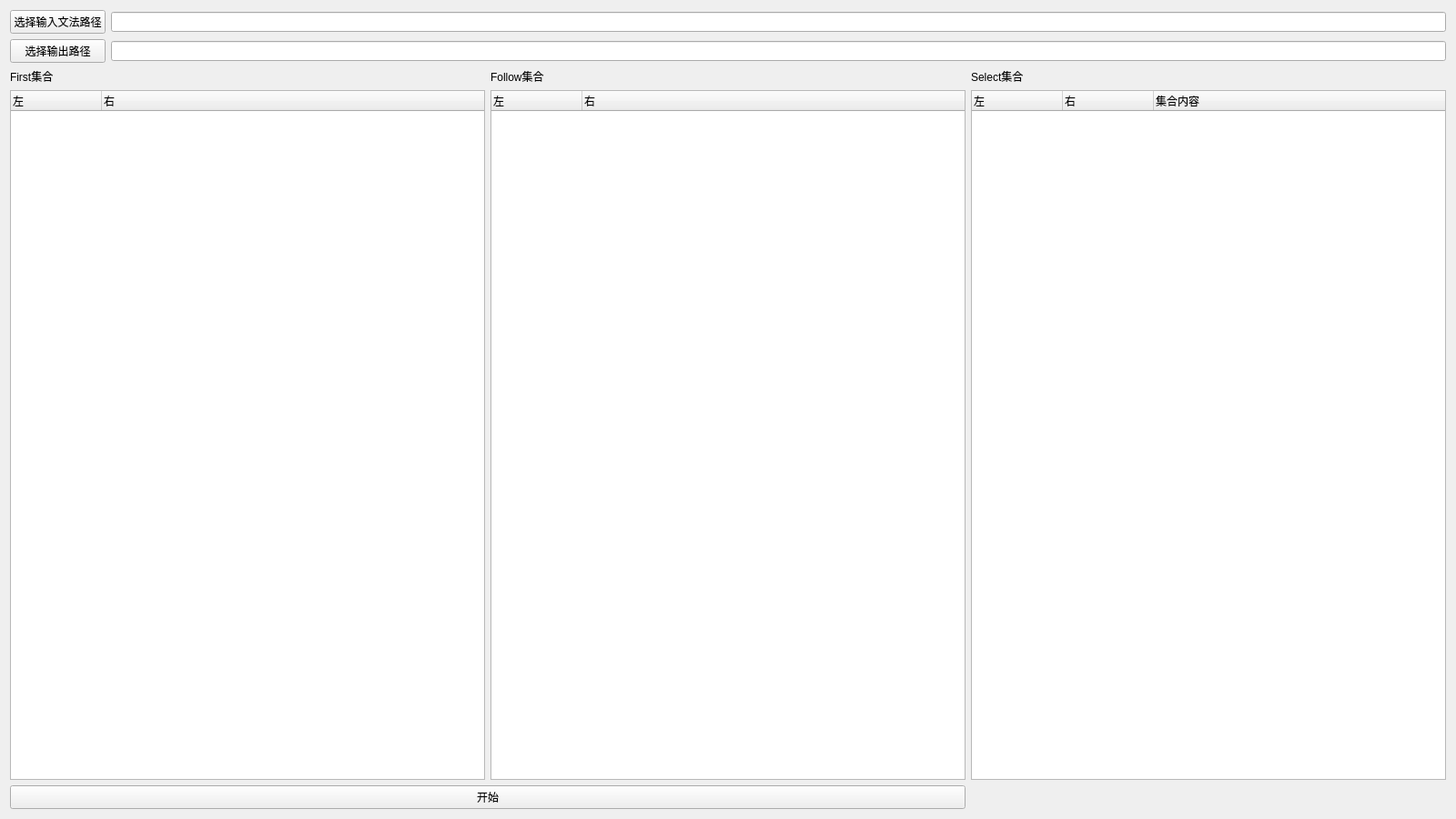
<?xml version="1.0" encoding="UTF-8"?>
<ui version="4.0">
 <class>GrammarGUI</class>
 <widget class="QWidget" name="GrammarGUI">
  <property name="geometry">
   <rect>
    <x>0</x>
    <y>0</y>
    <width>1600</width>
    <height>900</height>
   </rect>
  </property>
  <property name="windowTitle">
   <string>GrammarGUI</string>
  </property>
  <layout class="QGridLayout" name="gridLayout_2">
   <item row="1" column="1">
    <widget class="QLabel" name="followLabel">
     <property name="text">
      <string>Follow集合</string>
     </property>
    </widget>
   </item>
   <item row="2" column="1">
    <widget class="QTreeWidget" name="followTreeWidget">
     <property name="animated">
      <bool>true</bool>
     </property>
     <column>
      <property name="text">
       <string>左</string>
      </property>
     </column>
     <column>
      <property name="text">
       <string>右</string>
      </property>
     </column>
    </widget>
   </item>
   <item row="2" column="0">
    <widget class="QTreeWidget" name="firstTreeWidget">
     <property name="animated">
      <bool>true</bool>
     </property>
     <column>
      <property name="text">
       <string>左</string>
      </property>
     </column>
     <column>
      <property name="text">
       <string>右</string>
      </property>
     </column>
    </widget>
   </item>
   <item row="1" column="0">
    <widget class="QLabel" name="firstLabel">
     <property name="text">
      <string>First集合</string>
     </property>
    </widget>
   </item>
   <item row="3" column="0" colspan="2">
    <widget class="QPushButton" name="startPushButton">
     <property name="text">
      <string>开始</string>
     </property>
    </widget>
   </item>
   <item row="2" column="2">
    <widget class="QTreeWidget" name="selectTreeWidget">
     <column>
      <property name="text">
       <string>左</string>
      </property>
     </column>
     <column>
      <property name="text">
       <string>右</string>
      </property>
     </column>
     <column>
      <property name="text">
       <string>集合内容</string>
      </property>
     </column>
    </widget>
   </item>
   <item row="1" column="2">
    <widget class="QLabel" name="selectLabel">
     <property name="text">
      <string>Select集合</string>
     </property>
    </widget>
   </item>
   <item row="0" column="0" colspan="3">
    <layout class="QGridLayout" name="gridLayout">
     <item row="0" column="0">
      <widget class="QPushButton" name="inputPushButton">
       <property name="text">
        <string>选择输入文法路径</string>
       </property>
      </widget>
     </item>
     <item row="0" column="1">
      <widget class="QLineEdit" name="inputLineEdit">
       <property name="readOnly">
        <bool>true</bool>
       </property>
      </widget>
     </item>
     <item row="1" column="0">
      <widget class="QPushButton" name="outputPushButton">
       <property name="text">
        <string>选择输出路径</string>
       </property>
      </widget>
     </item>
     <item row="1" column="1">
      <widget class="QLineEdit" name="outputLineEdit">
       <property name="readOnly">
        <bool>true</bool>
       </property>
      </widget>
     </item>
    </layout>
   </item>
  </layout>
 </widget>
 <resources/>
 <connections/>
</ui>
